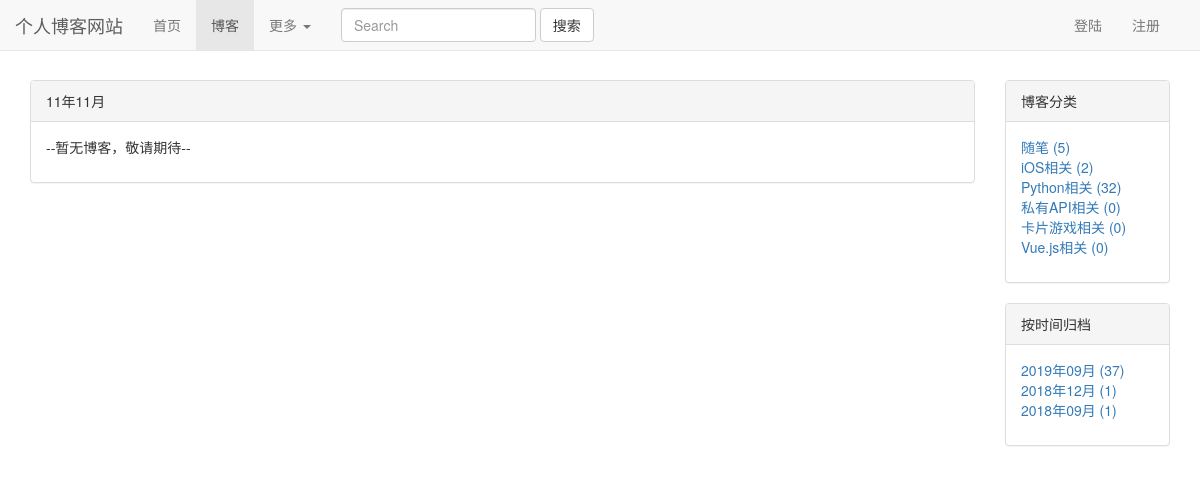
/blogs/date_of_blogs/11/11, run on the app's committed database.
### blogs/models.py (models this page shows, shortened)
class BlogType(models.Model):
    type_name = models.CharField(max_length=15)

### blogs/views.py (the view)
# urls.py: re_path(r'^date_of_blogs/(\d+)/(\d+)$', views.blog_dates, name='blog_dates'),
def blog_dates(request, year, month):
    blogs = Blog.objects.filter(create_time__year=year, create_time__month=month)
    context = blog_datas_common(request, blogs)
    context['blog_title_with_date'] = "%s年%s月" % (year, month)
    return render(request, 'blogs/blog_dates.html', context)

### user/forms.py (shortened to what this page needs)
class LoginForm(forms.Form):
    username = forms.CharField(label='用户名',widget=forms.TextInput(attrs={'class':'form-control','placeholder':'请输入用户名'}))
    password = forms.CharField(label='密码', widget=forms.PasswordInput(attrs={'class':'form-control','placeholder':'请输入密码'}))

### user/context_processors.py (called while the page is built)
def login_modal_form(request):
    return {'login_modal_form': LoginForm()}

### templates/blogs/blog_dates.html
{% extends 'blogs/blog_index.html' %}
{% block blog_title_header %}
    {{ blog_title_with_date }}
{% endblock %}

### templates/blogs/blog_index.html (shortened to what this page needs)
{% extends 'base.html' %}
{% load staticfiles %}
{% load comment_tags %}
{% load read_tags %}
{% load like_tags %}
{% block cssstyle %}
    <link rel="stylesheet" href="{% static 'blog_css/blog.css' %}">
{% endblock %}
{% block blog_active %}
    active
{% endblock %}
{% block content %}
    <div class="container">
        <div class="row">
            <div class="col-xs-12 col-sm-8 col-md-9 col-lg-10">
                <div class="panel panel-default">
                    <div class="panel-heading">{% block blog_title_header %}{% endblock %}</div>
                    <div class="panel-body">
                        <ul class="blog_types">
                            {% for blog in page_of_blogs.object_list %}
                                <div class="every_blog">
                                    <h3><a href="{% url 'blogs_module:blog_details' blog.pk %}">{{ blog.title }}</a>
                                    </h3>
                                    <ul class="blog_list_style">
                                        <li>
                                            <span class="glyphicon glyphicon-tags"></span> <a
                                                href="{% url 'blogs_module:blog_types' blog.blog_type.pk %}"> {{ blog.blog_type.type_name }}</a>
                                        </li>
                                        <li><span
                                                class="glyphicon glyphicon-time"></span> {{ blog.create_time|date:"Y-m-d" }}
                                        </li>
                                         <li>
                                             阅读:{% get_total_read_count blog %}
                                        </li>
                                        <li>
                                            评论:{% get_comment_count blog %}
                                        </li>
                                        <li>
                                            点赞:{% get_liked_counts blog %}
                                        </li>
                                    </ul>
                                    <p>{{ blog.content |striptags | truncatechars:130 |safe}}</p>
                                </div>
                            {% empty %}
                                <div class="every_blog">
                                    <p>--暂无博客，敬请期待--</p>
                                </div>
                            {% endfor %}
                        </ul>
                    </div>
                </div>
            </div>
            <div class="hidden-xs col-sm-4 col-md-3 col-lg-2">
                <div class="panel panel-default">
                    <div class="panel-heading">博客分类</div>
                    <div class="panel-body">
                        <ul class="blog_types">
                            {% for type in blogTypes %}
                                <li><a href="{% url 'blogs:blog_types' type.pk %}">{{ type.type_name }} ({{ type.type_count }})</a></li>
                            {% empty %}
                                暂无博客分类
                            {% endfor %}
                        </ul>
                    </div>
                </div>
                <div class="panel panel-default">
                    <div class="panel-heading">按时间归档</div>
                    <div class="panel-body">
                        <ul class="list-unstyled">
                            {% for blogDate,blogDateCount in blogDates.items %}
                                <li><a href="{% url 'blogs_module:blog_dates' blogDate.year blogDate.month %}">{{ blogDate|date:"Y年m月" }} ({{ blogDateCount }})</a></li>
                            {% endfor %}
                        </ul>
                    </div>
                </div>
            </div>
        </div>
    </div>
{% endblock %}

### static/base.css (style rules this page uses)
body { margin-top: 80px !important; }
* { padding: 0px; margin: 0px; }

### static/blog_css/blog.css (style rules this page uses)
ul.blog_types { list-style-type: none; }

### data on the page
BlogType: type_name "随笔", type_count "5"
BlogType: type_name "iOS相关", type_count "2"
BlogType: type_name "Python相关", type_count "32"
BlogType: type_name "私有API相关", type_count "0"
BlogType: type_name "卡片游戏相关", type_count "0"
BlogType: type_name "Vue.js相关", type_count "0"

### other printed values
{{ blog_title_with_date }} "11年11月"
{{ blogDate|date:"Y年m月" }} "2019年09月" "2018年12月" "2018年09月"
{{ blogDateCount }} "37" "1" "1"
